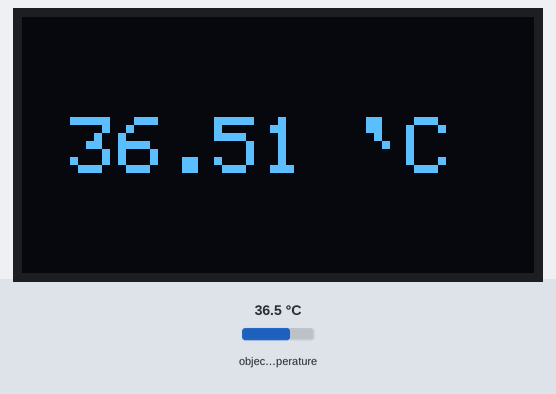
Bench run of a sketch on a simulated Arduino Uno, built with avr-gcc and run on an emulated ATmega328P. Shown: 128×64 one-colour display. The test bench sets the inputs (shaded band); at power-on: object temperature 36.5 °C. What the sketch prints to the serial monitor is not drawn.

Above: at 1.2 s.
1.3 s: object temperature set to 20 °C
At 2.8 s:
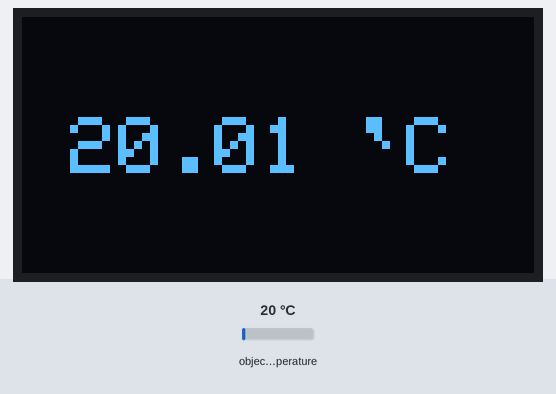
3.2 s: object temperature set to 26 °C
At 3.7 s:
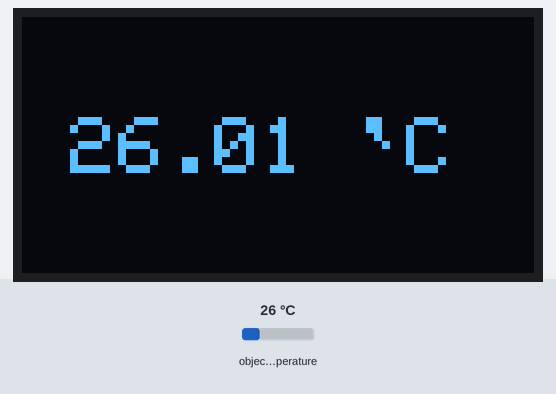
4.7 s: object temperature set to 32 °C
At 5.7 s:
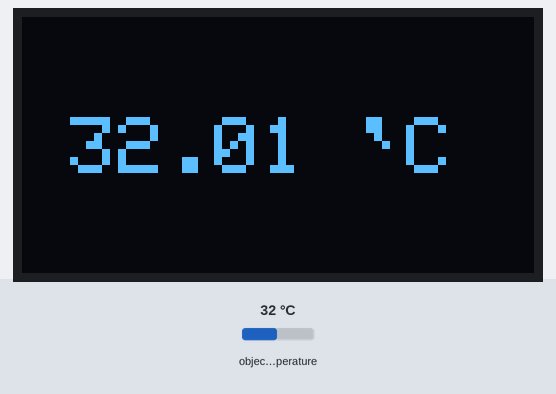
Timing chart, 0 to 7.7 s (numbered marks = the images above; inputs shaded):
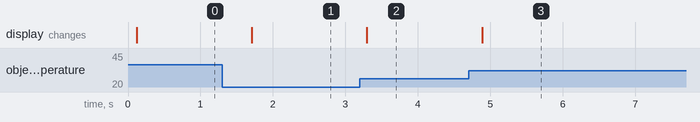

Measured:
- after the input at 1.3 s, the display: changes after 0.41 s (image 1)
- after the input at 3.2 s, the display: changes after 0.10 s (image 2)
- after the input at 4.7 s, the display: changes after 0.19 s (image 3)

The sketch:

gy-906.ino
```cpp
#include <Adafruit_MLX90614.h>
#include <Adafruit_GFX.h>
#include <Adafruit_SSD1306.h>

// 定义屏幕宽度和高度
#define SCREEN_WIDTH 128
#define SCREEN_HEIGHT 64

// 创建一个Adafruit_SSD1306对象。参数为复位引脚，由于许多模块没有使用，因此传递-1。
Adafruit_SSD1306 display(SCREEN_WIDTH, SCREEN_HEIGHT, &Wire, -1);
Adafruit_MLX90614 mlx = Adafruit_MLX90614();

void setup() {
  Serial.begin(9600);
  while (!Serial);

  Serial.println("Adafruit MLX90614 test");

  if (!mlx.begin()) {
    Serial.println("Error connecting to MLX sensor. Check wiring.");
    while (1);
  };

  // 初始化OLED显示屏
  if(!display.begin(SSD1306_SWITCHCAPVCC, 0x3C)) {
    Serial.println(F("SSD1306 allocation failed"));
    for(;;);
  }

  display.clearDisplay();
  display.setTextSize(1);
  display.setTextColor(SSD1306_WHITE);
  display.display();

  Serial.print("Emissivity = "); Serial.println(mlx.readEmissivity());
  Serial.println("================================================");
}

void refresh(double value)
{
  display.clearDisplay();
  display.setTextSize(2);
  display.setCursor(0,25);
  String str1 = " ";
  String str2 = " `C";
  String str = str1 + value + str2;
  display.println(str.c_str());
  display.display();
  Serial.println(str);
}


void loop() {
  // Serial.print("Ambient = "); Serial.print(mlx.readAmbientTempC());
  double temp = mlx.readObjectTempC();
  refresh(temp);
  Serial.print("*C\tObject = "); Serial.print(temp); Serial.println("*C");
  // Serial.print("Ambient = "); Serial.print(mlx.readAmbientTempF());
  Serial.print("*F\tObject = "); Serial.print(mlx.readObjectTempF()); Serial.println("*F");

  Serial.println();
  delay(500);
}
```
